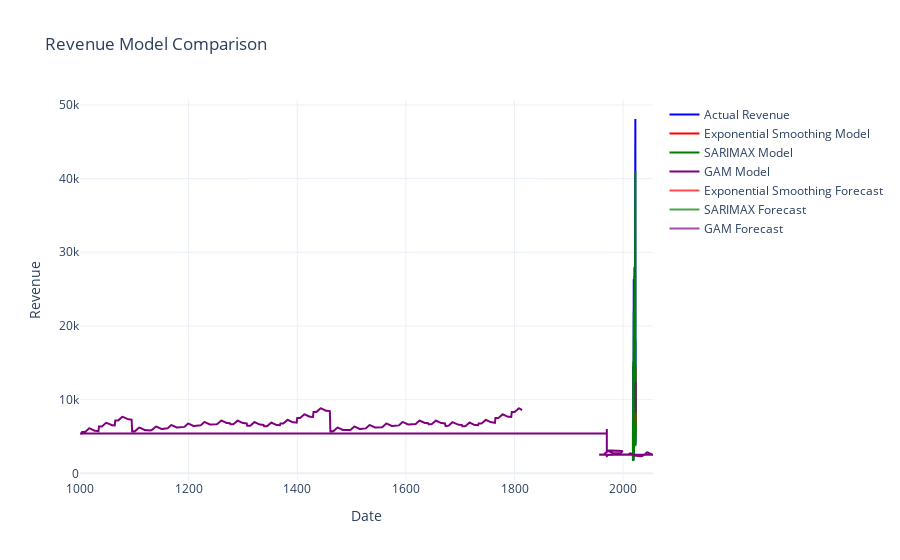

The notebook cell this image was saved under:
### Markdown cell above
# Prediction & Validation

### Code cell
import plotly.graph_objects as go

# Create a figure
fig = go.Figure()

# Add the actual revenue data
fig.add_trace(go.Scatter(x=revenue.index, y=revenue, mode='lines', name='Actual Revenue', line=dict(color='blue')))

# Add the Exponential Smoothing model
fig.add_trace(go.Scatter(x=combined_data.index, y=combined_data['Model'], mode='lines', name='Exponential Smoothing Model', line=dict(color='red')))

# Add the SARIMAX model
fig.add_trace(go.Scatter(x=aggregated_data.index, y=in_sample_predictions, mode='lines', name='SARIMAX Model', line=dict(color='green')))

# Add the GAM model
fig.add_trace(go.Scatter(x=x.index, y=gam.predict(x), mode='lines', name='GAM Model', line=dict(color='purple')))

# Update layout
fig.update_layout(title='Revenue Model Comparison',
                  xaxis_title='Date',
                  yaxis_title='Revenue',
                  template='plotly_white')

# Add the Exponential Smoothing forecast
fig.add_trace(go.Scatter(x=forecast_df.index, y=forecast_df['Forecast'], mode='lines', name='Exponential Smoothing Forecast', line=dict(color='red'), opacity=0.7))

# Add the SARIMAX forecast
fig.add_trace(go.Scatter(x=forecast_values.index, y=forecast_values, mode='lines', name='SARIMAX Forecast', line=dict(color='green'), opacity=0.7))

# Add the GAM forecast
fig.add_trace(go.Scatter(x=future_dates, y=future_predictions, mode='lines', name='GAM Forecast', line=dict(color='purple'), opacity=0.7))

# Show the plot
fig.show()
